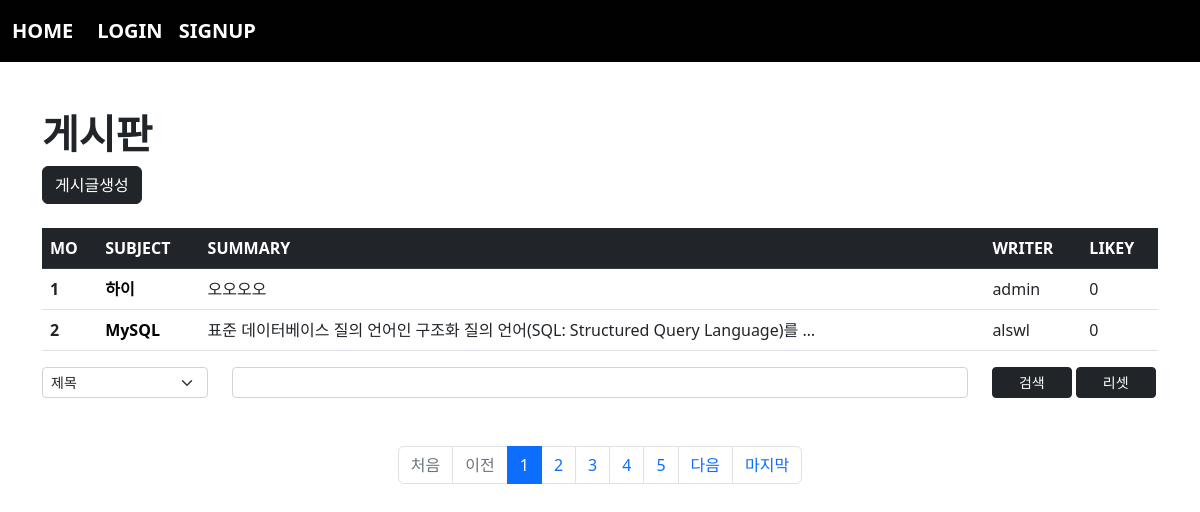
The app's page /board/index/ with its own data.
### board/models.py (models this page shows, shortened)
class Board(models.Model):
  subject = models.CharField(max_length=100)
  writer = models.ForeignKey(User,on_delete=models.CASCADE, related_name='writer')
  content = models.TextField()
  pubdate = models.DateTimeField()
  likey = models.ManyToManyField(User,blank=True,related_name="likey")

### acc/models.py (models this page shows, shortened)
class User(AbstractUser):
  comment = models.TextField()
  point = models.IntegerField(default=0)
  pic = models.ImageField(upload_to="user/%y/%m")

### board/views.py (the view)
# urls.py: path('index/',views.index,name='index'),
def index(request):
  pg = request.GET.get("page",1)
  cate = request.GET.get('cate',"")
  kw = request.GET.get('kw',"")
  if kw:
    if cate == 'sub':
      b = Board.objects.filter(subject__startswith=kw)
    elif cate == 'wri':
      try:
        from acc.models import User
        u = User.objects.get(username=kw)
        b = Board.objects.filter(writer=u)
      except:
        b = Board.objects.none()
    elif cate == 'con':
      b = Board.objects.filter(content__contains=kw)
    else:
      b = Board.objects.none()
  else:
    b = Board.objects.all()
  b = b.order_by("-pubdate")
  pag = Paginator(b,2)
  obj = pag.get_page(pg)
  context = {
    'bset' : obj,
    'cate' :cate,
    'kw' : kw
  }
  return render(request,'board/index.html',context)

### templates/board/index.html (shortened to what this page needs)
{% extends 'base.html' %}
{% block con %}
  {% load mathfilters %}
  <h1><b>게시판</b></h1>
  <div class="'text-end">
    <a href="{% url 'board:create' %}" class="btn btn-dark">게시글생성</a>
  </div>
  <table class="table table-hover mt-4">
    <thead>
      <tr class="table-dark">
        <th scope="col">MO</th>
        <th scope="col">SUBJECT</th>
        <th scope="col">SUMMARY</th>
        <th scope="col">WRITER</th>
        <th scope="col">LIKEY</th>
      </tr>
    </thead>
    <tbody>
      {% if bset %}
        {% for i in bset %}
          <tr>
            <th scope="row">{{ bset.start_index|add:forloop.counter0 }}</th>
            <td><a class="sub"href="{% url 'board:detail' i.id %}">{{i.subject}}</a></td>
            <td>{{i.content|truncatewords:10}}</td>
            <td>{{i.writer}}</td>
            <td>0</td>
          </tr>
        {% endfor %}
      {% endif %}
    </tbody>
  </table>
  <form>
    <div class="row mt-3 mb-5">
      <div class="col-sm-2">
        <select name="cate" class="form-select form-select-sm">
          <option value="sub" {% if cate == 'sub' %} selected {% endif %}>제목</option>
        </select>
      </div>
      <div class="col-sm-8">
        <input type="text" name="kw" value="{{kw}}" class="form-control form-control-sm">
      </div>
      <div class="col-sm-2">
        <button class="btn btn-dark btn-sm" style="width:48%">검색</button>
        <a class="btn btn-dark btn-sm" href="{% url 'board:index' %}" style="width:48%">리셋</a>
      </div>
    </div>
  </form>
  <nav aria-label="Page navigation example">
    <ul class="pagination justify-content-center">
      {% if bset.has_previous %}
        <li class="page-item"><a class="page-link" href="{% url 'board:index' %}?page=1&cate={{cate}}&kw={{kw}}">처음</a></li>
        <li class="page-item"><a class="page-link" href="{% url 'board:index' %}?page={{bset.previous_page_number}}&cate={{cate}}&kw={{kw}}">이전</a></li>
      {% else %}
        <li class="page-item disabled"><a class="page-link">처음</a></li>
        <li class="page-item disabled"><a class="page-link">이전</a></li>
      {% endif %}
      {% for i in bset.paginator.page_range %}
        {% if i >= bset.number|sub:4 and bset.number|add:5 >= i %}
          <li class="page-item {% if bset.number == i %} active {% endif %}"><a class="page-link" href="{% url 'board:index' %}?page={{i}}&cate={{cate}}&kw={{kw}}">{{i}}</a></li>
        {% endif %}
      {% endfor %}
      {% if bset.has_next %}
        <li class="page-item"><a class="page-link" href="{% url 'board:index' %}?page={{bset.next_page_number}}&cate={{cate}}&kw={{kw}}">다음</a></li>
        <li class="page-item"><a class="page-link" href="{% url 'board:index' %}?page={{bset.paginator.num_pages}}&cate={{cate}}&kw={{kw}}">마지막</a></li>
      {% else %}
        <li class="page-item disabled"><a class="page-link">다음</a></li>
        <li class="page-item disabled"><a class="page-link">마지막</a></li>
      {% endif %}
    </ul>
  </nav>
{% endblock %}

### templates/board/index.html (style rules this page uses)
.sub { text-decoration: none; color:black; font-weight:bold; }

### records on screen
Board: start_index|add "1", subject "하이", content "오오오오", writer "admin"
Board: start_index|add "2", subject "MySQL", content "표준 데이터베이스 질의 언어인 구조화 질의 언어(SQL: Structured Query Language)를 …", writer "alswl"

### other values on screen
{{ i }} "1" "2" "3" "4" "5"
